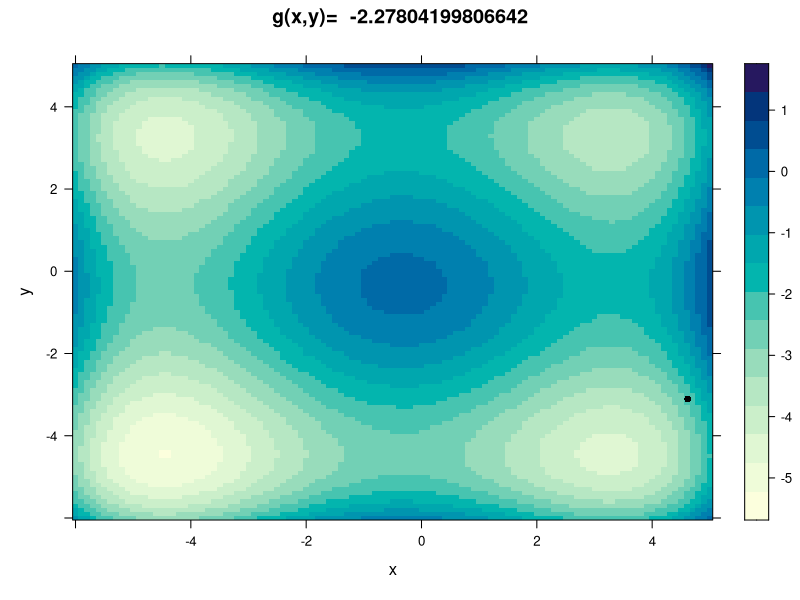
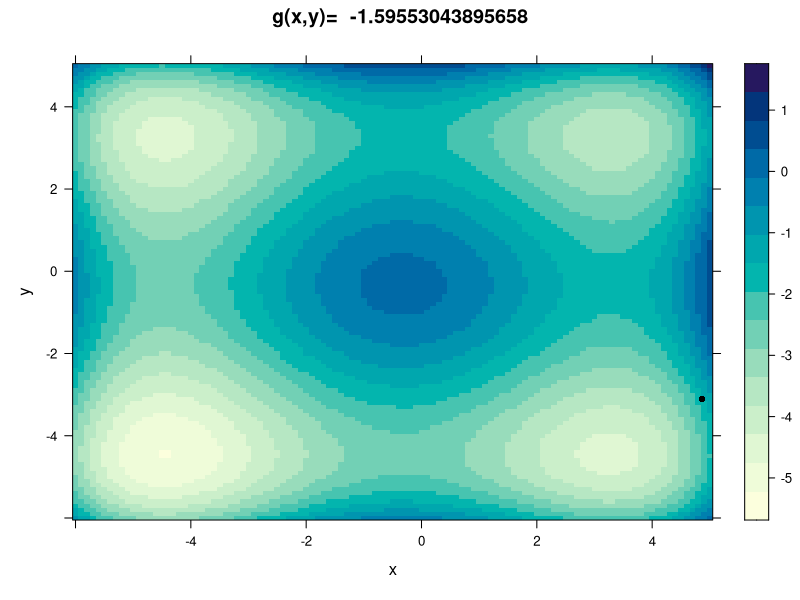
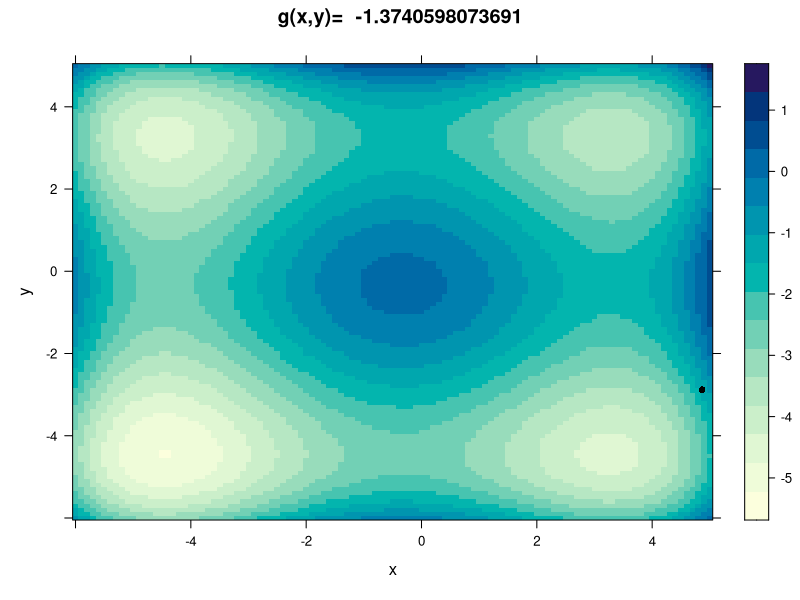
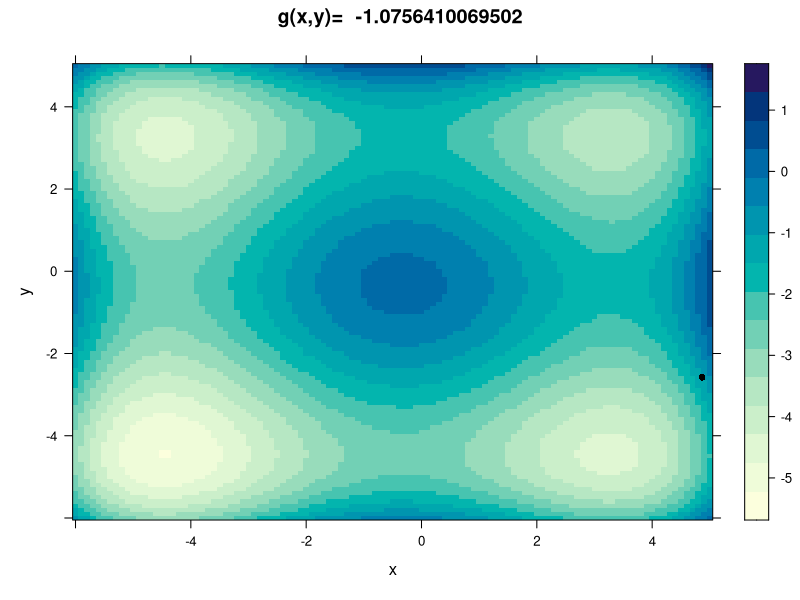
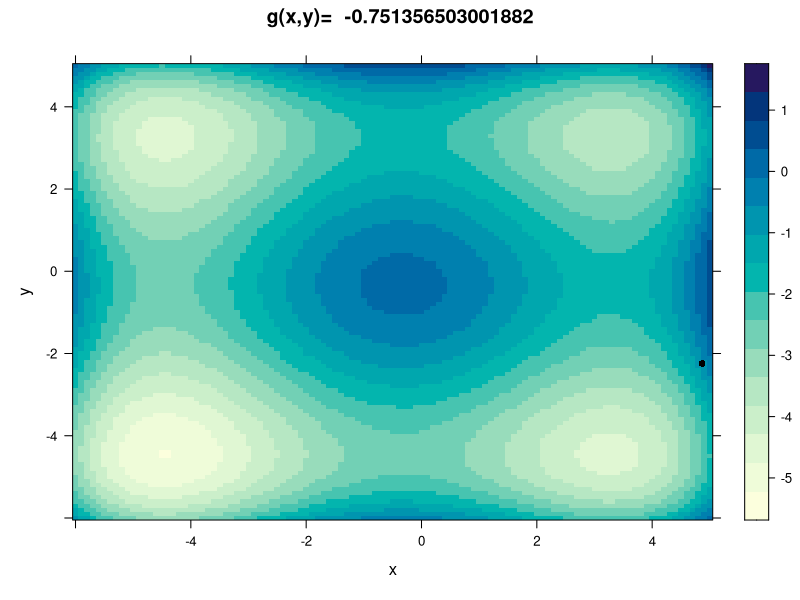
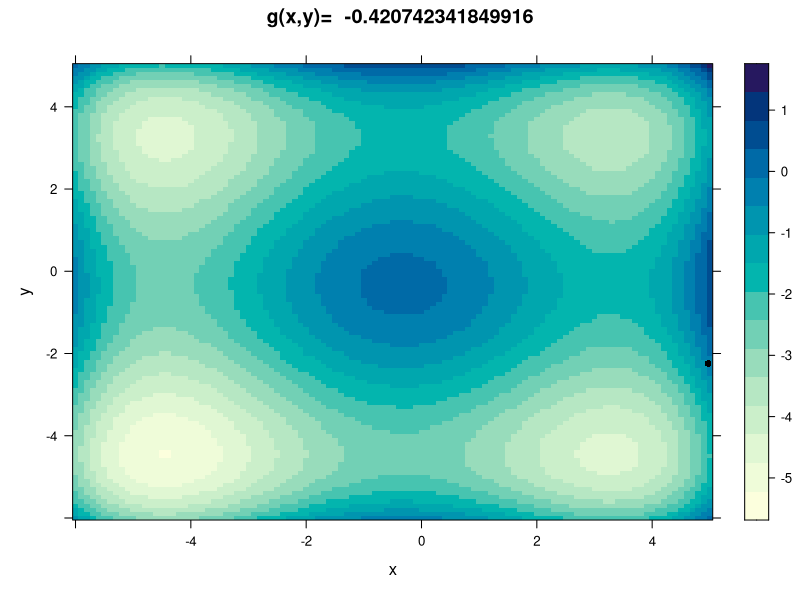
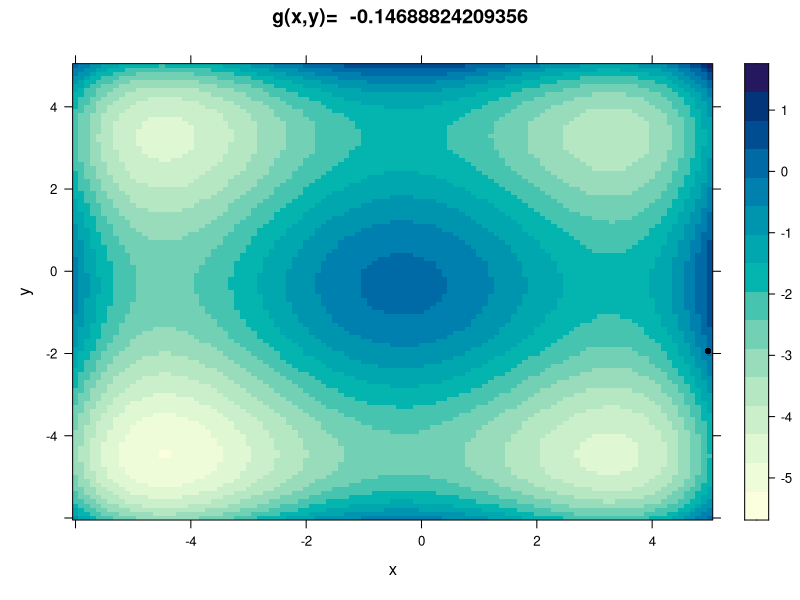
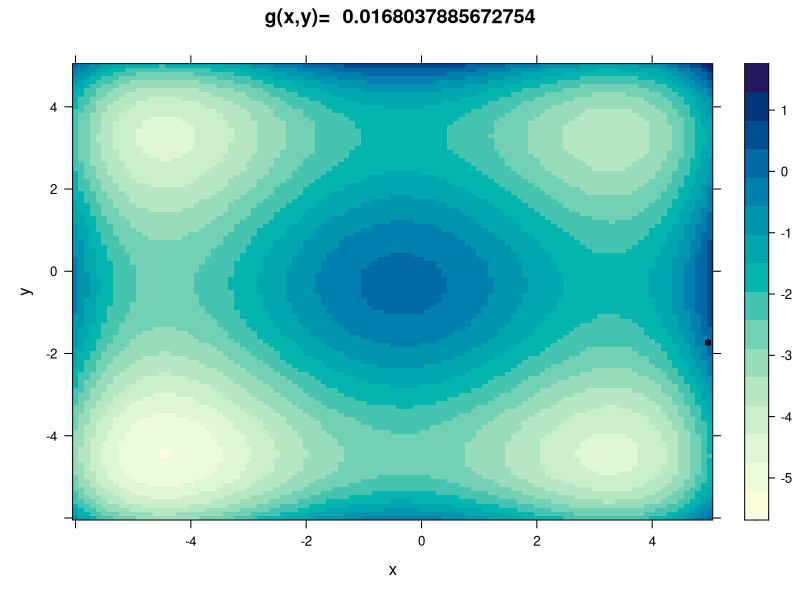

The R source for these figures, in order: (Note: this script raises an error after producing the figures.)
library("lattice")
library("latticeExtra")
g <- function(x, y) {
  return(((x + 0.5)^4 - 30 * x^2 - 20 * x + (y + 0.5)^4 - 30 * y^2 - 20 * y)/100)
}

low <- -5
high <- 5
step <- 0.35
replicas <- 100

replica <- function(t) {
  curr <- runif(2, low, high)
  best <- curr
  respuesta <- curr
  for (tiempo in 1:t) {
    best1 <- numeric()
    best2 <- numeric()
    delta.x <- runif(1, 0, step)
    delta.y <- runif(1, 0, step)
    x1 <- curr[1] - delta.x
    x2 <- curr[1] + delta.x
    y1 <- curr[2] - delta.y
    y2 <- curr[2] + delta.y
    if (x2 > 5) {
      x2 <- x2 - 10
    } else{
      x2 <- x2
    }
    if (y2 > 5) {
      y2 <- y2 - 10
    } else{
      y2 <- y2
    }
    if (x1 < -5) {
      x1 <- x1 + 10
    }else{
      x1 <- x1
    }
    if (y1 < -5) {
      y1 <- y1 + 10
    } else{
      y1 <- y1
    }
    left <- c(x1, curr[2])
    right <- c(x2, curr[2])
    down <- c(curr[1], y1)
    up <- c(curr[1], y2)
    
    
    if (g(x1, curr[2]) < g(x2, curr[2])) {
      best1 <- x2
    } else {
      best1 <- x1
    }
    
    if (g(curr[1], y2) < g(curr[1], y1)) {
      best2 <- y1
    } else {
      best2 <- y2
    }
    
    if (g(best1, curr[2]) < g(curr[1], best2)) {
      curr <- c(curr[1], best2)
    } else {
      curr <- c(best1, curr[2])
    }
    if (g(curr[1], curr[2]) > g(best[1], best[2])) {
      best <- curr
      respuesta <- c(respuesta, curr)
    }
  }
  return(respuesta)
}
t <- data.frame()
for(i in seq(-6, 5, by= 0.1)){
  for(j in seq(-6, 5, by= 0.1)){
    t <- rbind(t, c(i, j, g(i,j)))
  }
}
colnames(t) <- c("x", "y", "z")
for (pot in 2:4) {
  tmax <- 10^pot
  resultados <- replica(tmax)
  for(i in seq(1, (length(resultados) -1), by= 2)){
    algo <- levelplot(z ~ x*y, data = t, main = paste("g(x,y)= ", g(resultados[i], resultados[i +1])) )
    punto <- xyplot(resultados[i] ~ resultados[i+1], pch = 16, col = "black")
    algo1 <- algo + as.layer(punto)
    png(paste(tmax, "p7_", i, ".png", sep=""))
    print(algo1)
    graphics.off()
  }
}
